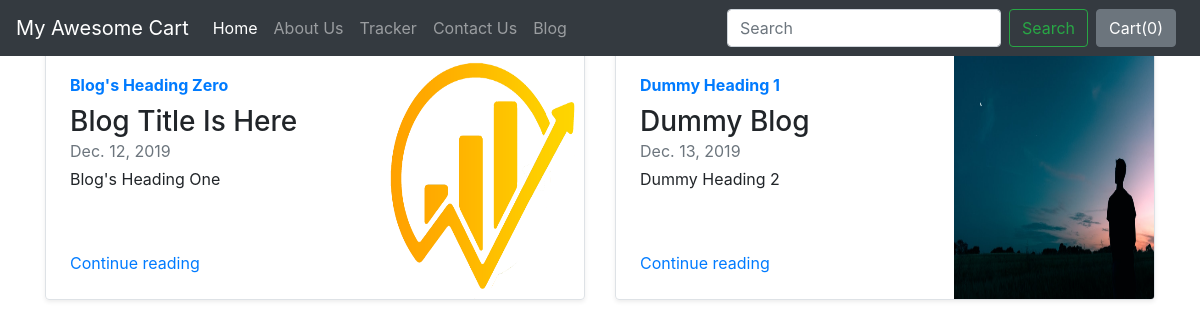
Screenshot of /blog/ with the database file from the repository.
### EBlog/models.py (models this page shows, shortened)
class Blogpost(models.Model):
    post_id = models.AutoField(primary_key=True)
    title=models.CharField(max_length=50)
    head0 =models.CharField(max_length=500,default="")
    chead0 =models.CharField(max_length=5000,default="")
    head1=models.CharField(max_length=500,default="")
    chead1=models.CharField(max_length=5000,default="")
    head2=models.CharField(max_length=500,default="")
    chead2=models.CharField(max_length=5000,default="")
    pub_date=models.DateField()
    thumbnail=models.ImageField(upload_to='blog/images', default="")

### EBlog/views.py (the view)
# urls.py: path('', views.index,name="blogHome"),
def index(request):
    mypost=Blogpost.objects.all()
    return render(request, 'eblog/index.html',{'mypost':mypost})

### EBlog/templates/eblog/index.html (shortened to what this page needs)
{% extends 'eblog/basic.html' %}
{% block title %} Index || My Awesome Blog {% endblock %} {% load static %}
{% block body %}
<div class="container mt-5">
  <div class="row my-2">
    {% for item in mypost %}
    <div class="col-md-6">
      <div class="row no-gutters border rounded overflow-hidden flex-md-row mb-4 shadow-sm h-md-250 position-relative">
        <div class="col p-4 d-flex flex-column position-static">
          <strong class="d-inline-block mb-2 text-primary">{{item.head0}}</strong>
          <h3 class="mb-0">{{item.title}}</h3>
          <div class="mb-1 text-muted">{{item.pub_date}}</div>
          <p class="card-text mb-auto">{{item.head1}}</p>
          <a href="blogpost/{{item.post_id}}" class="stretched-link">Continue reading</a>
        </div>
        <div class="col-auto d-none d-lg-block">
          <img class="bd-placeholder-img" width="200" height="250" src="/media/{{item.thumbnail}}" class="card-img-top imgs" aria-label="Placeholder: Thumbnail">
        </div>
      </div>
    </div>
    {% endfor %}
  </div>
</div>
{% endblock %}

### rows the page displays
Blogpost: head0 "Blog's Heading Zero", title "Blog Title Is Here", pub_date "Dec. 12, 2019", head1 "Blog's Heading One", thumbnail (picture)
Blogpost: head0 "Dummy Heading 1", title "Dummy Blog", pub_date "Dec. 13, 2019", head1 "Dummy Heading 2", thumbnail (picture)
